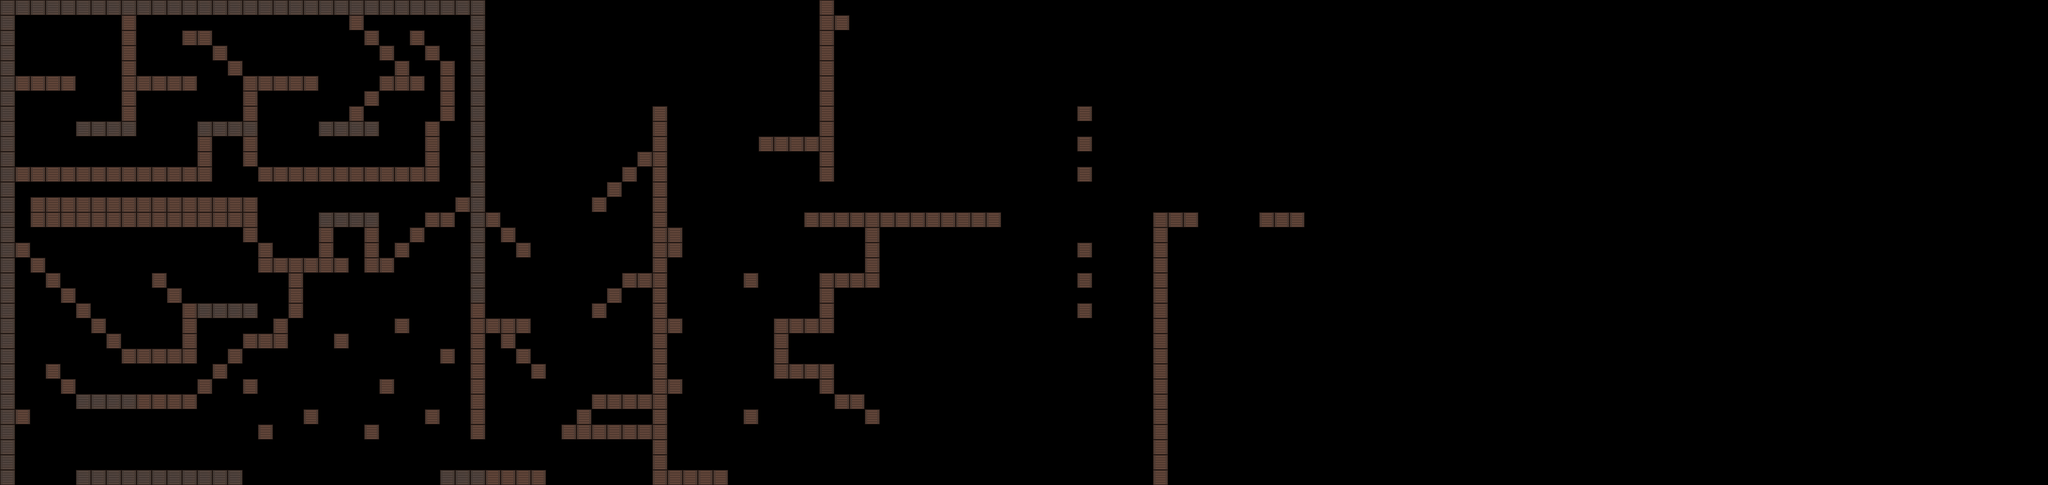

The image is a tile-based game level rendered from a .tmx file. Its description and source (layers, tilesets, objects; grid data summarised) follow:
An orthogonal 135x32 tile map with 32x32 px tiles, 1 tile layer (Solid), 1 hidden layer not drawn.

<map version="1.0" orientation="orthogonal" renderorder="right-down" width="135" height="32" tilewidth="32" tileheight="32" nextobjectid="1">
 <tileset firstgid="1" name="example" tilewidth="32" tileheight="32">
  <image source="exampletiles.png" width="128" height="32" />
 </tileset>
 <layer name="Solid" width="135" height="32">
  <data>[4320 cells, 443 non-empty, 2 distinct tile ids]</data>
 </layer>
 <layer name="Foreground" width="135" height="32" visible="0">
  <data>[4320 cells, 5 non-empty, 1 distinct tile ids]</data>
 </layer>
</map>
